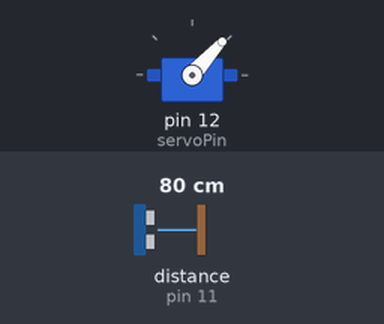
Bench run of a sketch on a simulated Arduino Uno, built with avr-gcc and run on an emulated ATmega328P. Parts: servo. Wiring (inferred from the names in the program): ultrasonic range finder: trigger pin 10; echo pin 11. The inputs (shaded band) are chosen by the test bench; at power-on: distance to the obstacle (sensor on pin 11) 80 cm. The echo pulse lasts 58.3 µs per cm; what the sketch prints to the serial monitor is not drawn.

Above: at 1.2 s.
1.3 s: distance to the obstacle (sensor on pin 11) set to 2 cm
At 1.74 s:
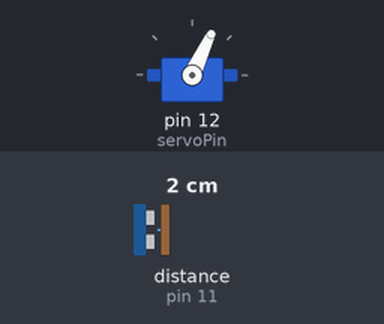
4.3 s: distance to the obstacle (sensor on pin 11) set to 250 cm
At 5.09 s:
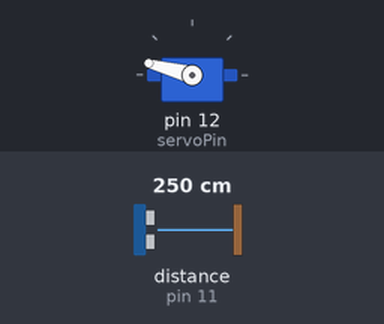
7.3 s: distance to the obstacle (sensor on pin 11) set to 4 cm
At 7.74 s:
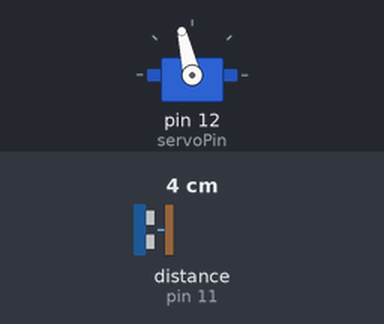
Timing chart, 0 to 16.3 s (numbered marks = the images above; inputs shaded):
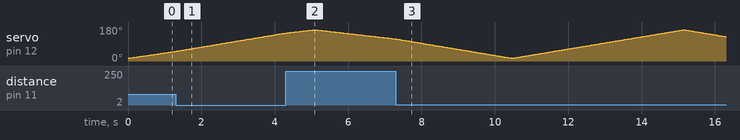

The sketch:

arduino_project_radar_with_hcsr04_servo_motor.ino
```cpp
#include <Servo.h>

#define trigPin 10
#define echoPin 11
#define servoPin 12  // Changed from 11 to avoid pin conflict with echoPin

long duration;
int distance;

Servo myservo;

int calculateDistance()
{
  digitalWrite(trigPin, LOW);
  delayMicroseconds(2);
  digitalWrite(trigPin, HIGH);
  delayMicroseconds(10);
  digitalWrite(trigPin, LOW);

  // 30000 µs (30ms) timeout prevents pulseIn from hanging if no echo returns
  duration = pulseIn(echoPin, HIGH, 30000);
  distance = duration * 0.034 / 2;
  return distance;
}

void setup()
{
  pinMode(trigPin, OUTPUT);
  pinMode(echoPin, INPUT);
  myservo.attach(servoPin); // Connected to Pin 12
  Serial.begin(9600);
}

void loop()
{
  int i;

  // Sweep forward: 15 to 165 degrees
  for (i = 15; i <= 165; i++)
  {
    myservo.write(i);
    delay(30); // 30ms gives the motor enough time to physical reach each angle
    calculateDistance();
    Serial.print(i);
    Serial.print(",");
    Serial.print(distance);
    Serial.print(".");
  }

  // Sweep backward: 165 down to 15 degrees
  for (i = 165; i >= 15; i--)
  {
    myservo.write(i);
    delay(30);
    calculateDistance();
    Serial.print(i);
    Serial.print(",");
    Serial.print(distance);
    Serial.print(".");
  }
}
```
